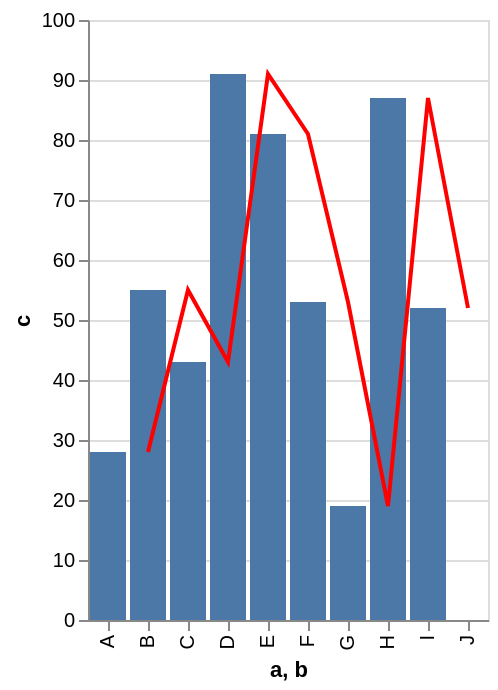

Specify this chart in Vega-Lite:
### Vega-Lite specification from a JSON file in a GitHub repository (floating-point values rounded to 4 significant figures)
{"$schema": "https://vega.github.io/schema/vega-lite/v5.json", "data": {"values": [{"a": "A", "b": "B", "c": 28}, {"a": "B", "b": "C", "c": 55}, {"a": "C", "b": "D", "c": 43}, {"a": "D", "b": "E", "c": 91}, {"a": "E", "b": "F", "c": 81}, {"a": "F", "b": "G", "c": 53}, {"a": "G", "b": "H", "c": 19}, {"a": "H", "b": "I", "c": 87}, {"a": "I", "b": "J", "c": 52}]}, "layer": [{"mark": "bar", "encoding": {"x": {"field": "a", "type": "nominal"}, "y": {"field": "c", "type": "quantitative"}}}, {"mark": "line", "encoding": {"x": {"field": "b", "type": "nominal"}, "y": {"field": "c", "type": "quantitative"}, "color": {"value": "red"}}}]}
